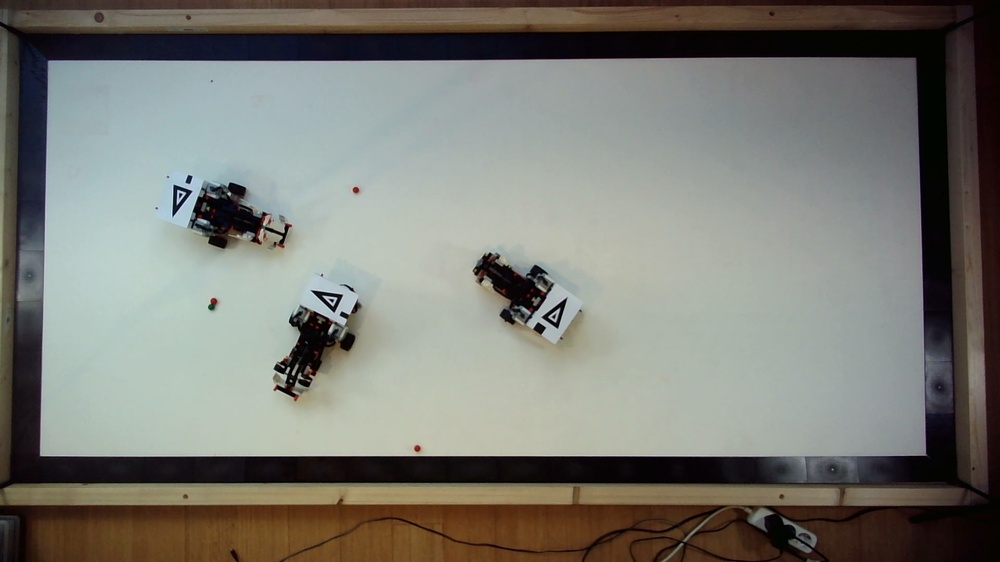
#> input picture position-server/test_images/1516199636.jpg, 1000 x 562 px, shrunk from 1920 x 1080 before the run
$ python -i antoncv.py   (imports and definitions only)   (older library calls are emulated)
#> lines starting #> are read from the running program, lines starting #| are printed output that depends on the picture; after the words box and inside, x2 and y2 are one past the last pixel; in counts of white or black regions, pixels touching at a corner belong together
#> further down, picture is the input picture: shape (562, 1000, 3); mean B, G, R 116.3, 123.4, 123.1
import cv2
import numpy as np
from operator import itemgetter
from linalg import unit_vector

YELLOW = (0, 255, 255)
RED = (0, 0, 255)
PURPLE = (255, 0, 255)
GREEN = (0, 255, 0)
ORANGE = (100, 100, 255)

# [5 lines left out: function pixel, not called in this run]


def adjust_curve(image, factor=2.5):
    # build a lookup table mapping the pixel values [0, 255] to
    # their steepened curve values
    table = np.array([min(255, i*factor)
                      for i in np.arange(0, 256)]).astype("uint8")

    # apply gamma correction using the lookup table
    return cv2.LUT(image, table)


# [83 lines left out: functions find_largest_n_side, sorted_rect, offset_convex_polygon, rect_from_image_size, not called in this run]


def find_nested_triangles(img, threshold=150, threshold_type="simple", depth=2):
#> called with threshold = 150, threshold_type = 'simple', depth = 2
    triangles = []
    img_grey = cv2.cvtColor(img, cv2.COLOR_BGR2GRAY)
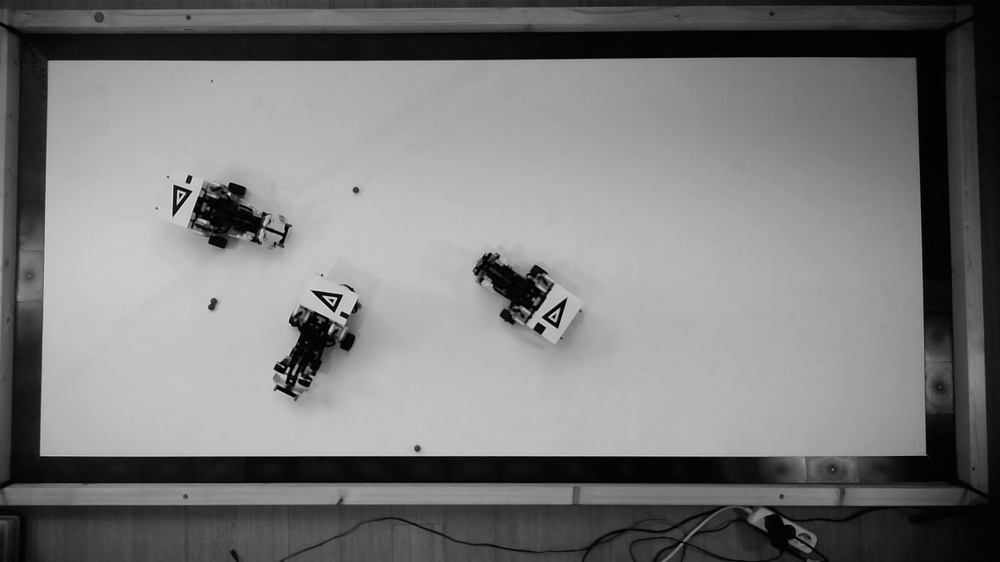
#> img_grey: shape (562, 1000); min 0, max 226, mean 122.5

    if threshold_type == "simple":
        # convert to grayscale and adjust gamma curve
        img_grey = adjust_curve(img_grey, factor=1.4)
#> in adjust_curve, `return cv2.LUT(image, table)`:
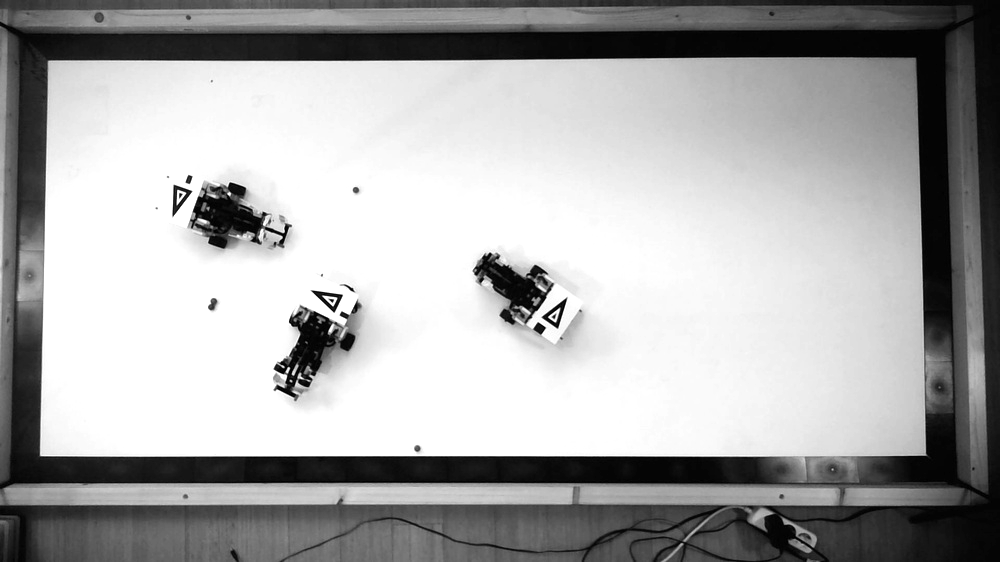
#> returned value: shape (562, 1000); min 0, max 255, mean 168.7
        # Simple adaptive mean thresholding
        values, img_grey = cv2.threshold(img_grey, threshold, 255, cv2.THRESH_BINARY)
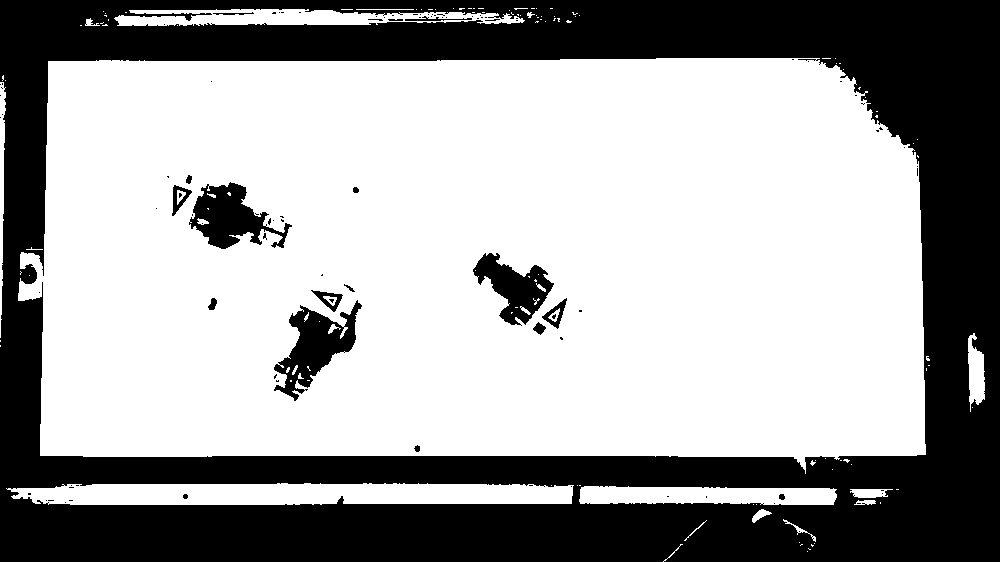
#> img_grey: shape (562, 1000); 63.3% white; 98 black regions (80 under 20 px)
#> values = 150

    elif threshold_type == "otsu":
        values, img_grey = cv2.threshold(img_grey, 0, 255, cv2.THRESH_BINARY + cv2.THRESH_OTSU)

    elif threshold_type == "adaptive":
        img_grey = cv2.adaptiveThreshold(img_grey, 255, cv2.ADAPTIVE_THRESH_GAUSSIAN_C, cv2.THRESH_BINARY, 17, 2)

    elif threshold_type == "canny":
        img_grey = cv2.Canny(img_grey, 50, 150)
        img_grey = cv2.dilate(img_grey, np.ones((2, 2)))
        # img_grey = cv2.dilate(img_grey, np.array([[0,1,0],[1,1,1],[0,1,0]], dtype=np.uint8))

    # Find contours and tree
    img_grey, contours, hierarchy = cv2.findContours(img_grey, cv2.RETR_TREE, cv2.CHAIN_APPROX_SIMPLE)
#> contours = 245 contours, 205 with area under 20; largest, box (x1, y1, x2, y2) and area: (18, 58, 926, 474) 342782, (6, 483, 574, 505) 10392, (114, 9, 525, 26) 4286, (273, 299, 363, 402) 3978, (579, 486, 837, 505) 3950

    # Find triangular contours with at least 2 children. These must be our markers!
    for x in range(0, len(contours)):
        k = x
        c = 0

        # Look for nested triangles
        while (hierarchy[0][k][2] != -1):
            # As long as k has children [2], find that child and look for children again.
            # http://docs.opencv.org/3.1.0/d9/d8b/tutorial_py_contours_hierarchy.html
            k = hierarchy[0][k][2]
            c = c + 1

        if hierarchy[0][k][2] != -1:
            c = c + 1

        if c == depth:
            # To do: also check if it runs *exactly* 2 children deep. and not more.
            # This marker has at least two children. Now let's check if it's a triangle.
            approx = cv2.approxPolyDP(contours[x], cv2.arcLength(contours[x], True) * 0.04, True)
            if len(approx) == 3:
                triangles += [approx]
#> this loop made 245 passes
#> approx on passes 109, 137, 140: [[310, 290], [343, 295], [333, 312]], [[190, 189], [172, 216], [173, 185]], [[200, 188], [245, 186], [284, 247], [208, 244]]
#> triangles on pass 104: [[[566, 297], [557, 329], [541, 316]]]

    return img_grey, triangles


# [75 lines left out: functions find_largest_rectangle_transform, find_blobs, not called in this run]

>>> import cv2
>>> picture = cv2.imread('test_images/1516199636.jpg')
>>> result = find_nested_triangles(picture)

$ run again, on position-server/test_images/1516199653.jpg
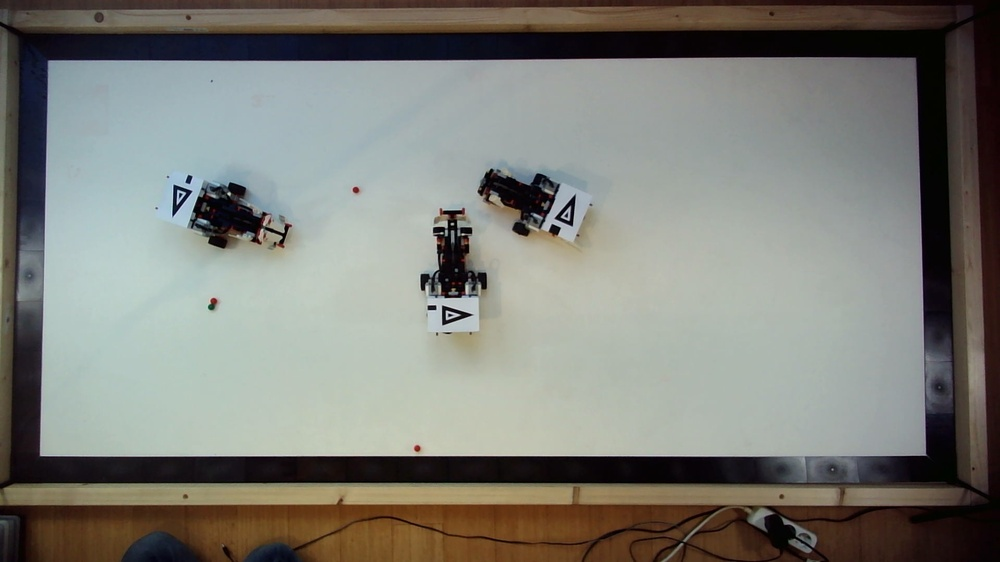
#> input picture position-server/test_images/1516199653.jpg, 1000 x 562 px, shrunk from 1920 x 1080 before the run
#> picture is the input picture: shape (562, 1000, 3); mean B, G, R 119.8, 126.3, 125.8
#> in adjust_curve, `return cv2.LUT(image, table)`:
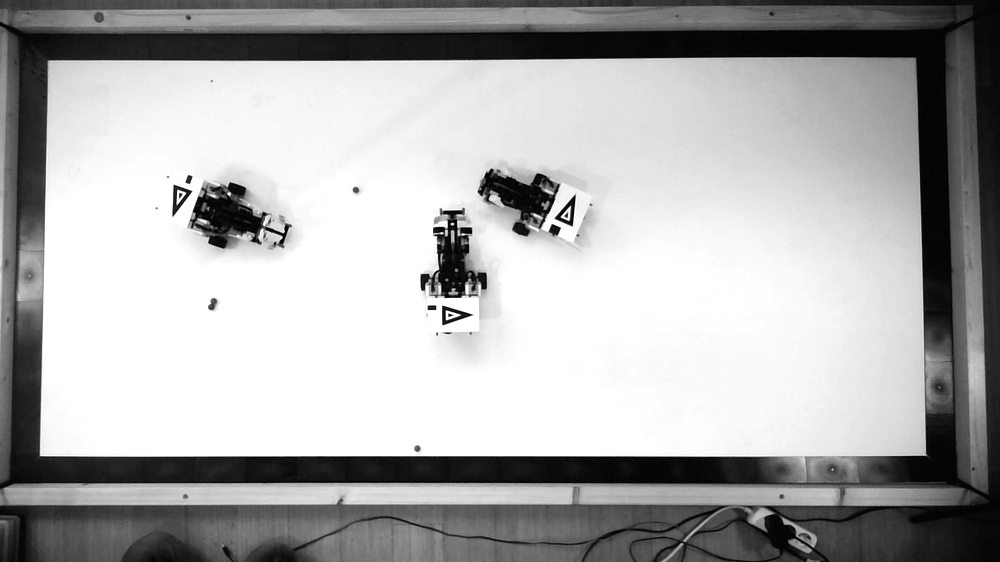
#> returned value: shape (562, 1000); min 0, max 255, mean 172.3
#> in find_nested_triangles, `values, img_grey = cv2.threshold(img_grey, threshold, 255, cv2.THRESH_..`:
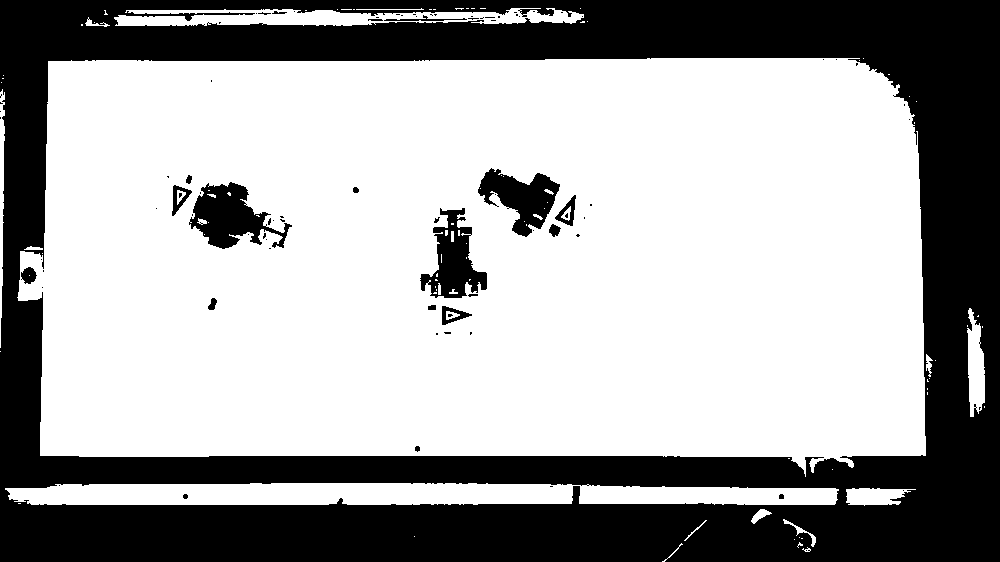
#> img_grey: shape (562, 1000); 64.5% white; 85 black regions (65 under 20 px)
#> values = 150
#> contours = 195 contours, 153 with area under 20; largest, box (x1, y1, x2, y2) and area: (17, 58, 926, 477) 346568, (5, 483, 839, 505) 15158, (114, 8, 584, 26) 4877, (188, 181, 293, 250) 3698, (419, 207, 488, 299) 3290
#> the loop in find_nested_triangles, `for x in range(0, len(contours)):` made 195 passes
#> approx on passes 106, 112: [[575, 194], [570, 226], [554, 217]], [[190, 189], [172, 216], [172, 186]]

$ run again, on position-server/test_images/1516199669.jpg
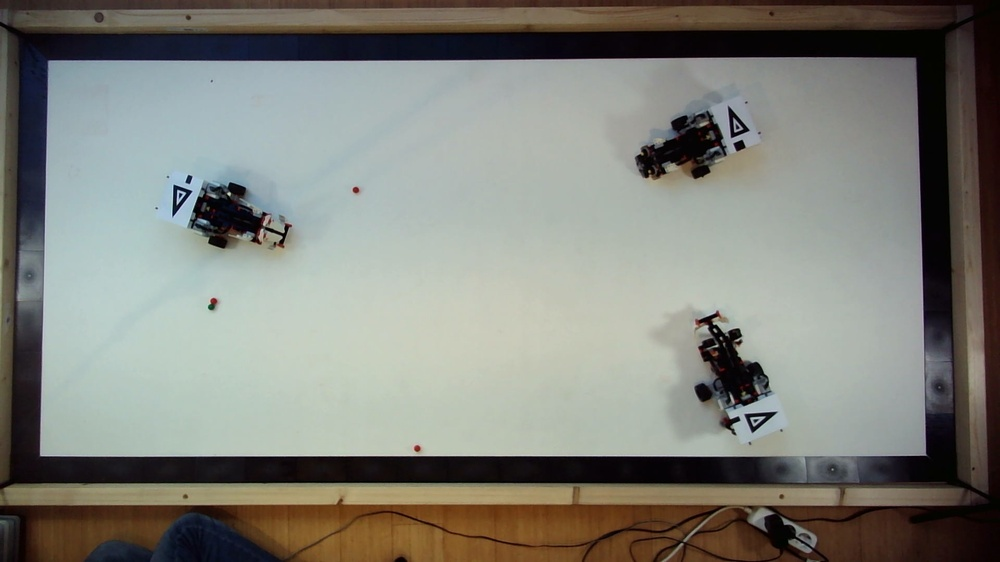
#> input picture position-server/test_images/1516199669.jpg, 1000 x 562 px, shrunk from 1920 x 1080 before the run
#> picture is the input picture: shape (562, 1000, 3); mean B, G, R 121.8, 128.9, 128.1
#> in adjust_curve, `return cv2.LUT(image, table)`:
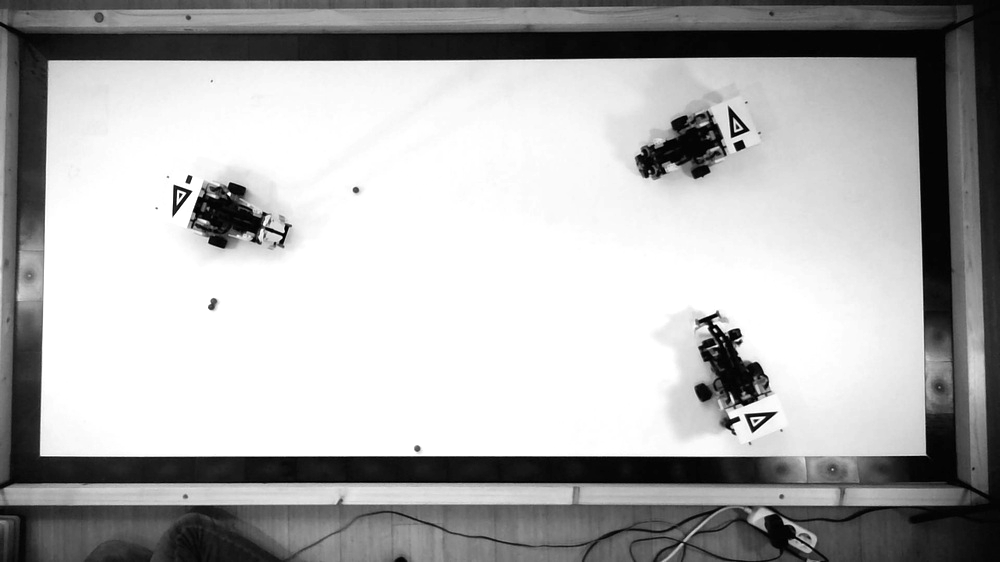
#> returned value: shape (562, 1000); min 0, max 255, mean 174.4
#> in find_nested_triangles, `values, img_grey = cv2.threshold(img_grey, threshold, 255, cv2.THRESH_..`:
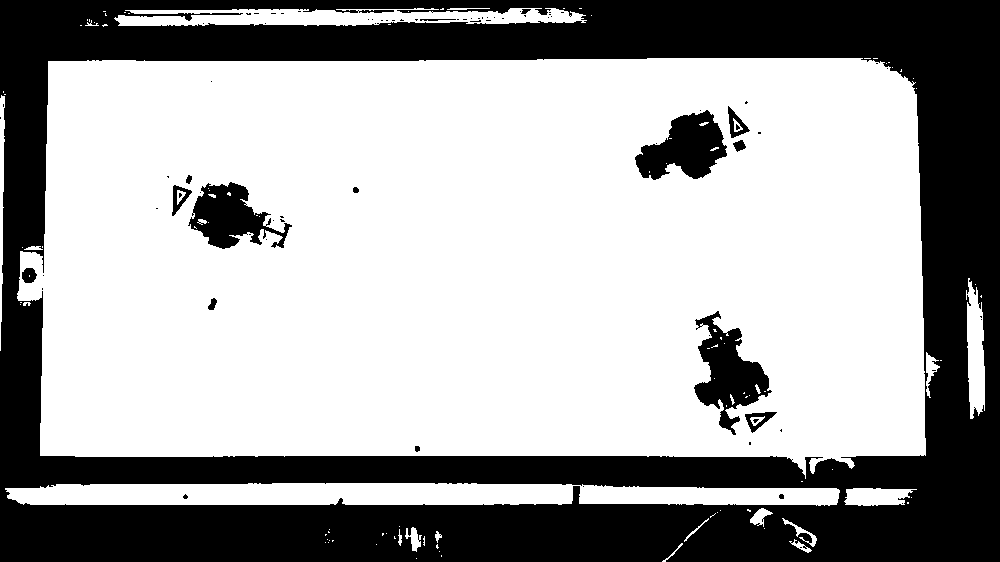
#> img_grey: shape (562, 1000); 64.7% white; 80 black regions (64 under 20 px)
#> values = 150
#> contours = 204 contours, 164 with area under 20; largest, box (x1, y1, x2, y2) and area: (17, 58, 926, 479) 347664, (5, 483, 840, 506) 15328, (114, 8, 587, 26) 5475, (693, 310, 773, 436) 4481, (634, 109, 728, 181) 3994
#> the loop in find_nested_triangles, `for x in range(0, len(contours)):` made 204 passes
#> approx on passes 115, 141: [[190, 189], [172, 216], [172, 186]], [[728, 105], [748, 132], [730, 137]]

$ run again, on position-server/test_images/1516199692.jpg
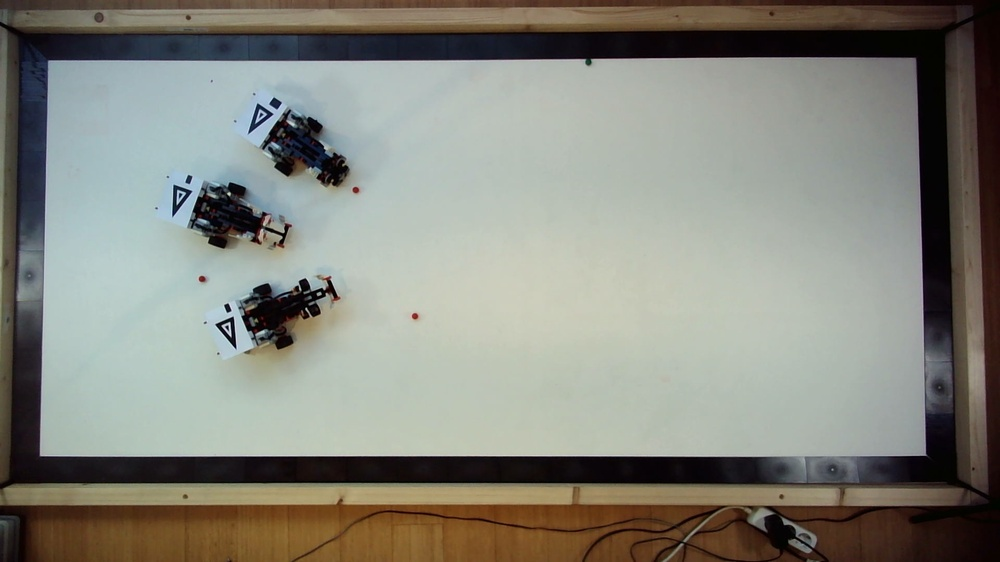
#> input picture position-server/test_images/1516199692.jpg, 1000 x 562 px, shrunk from 1920 x 1080 before the run
#> picture is the input picture: shape (562, 1000, 3); mean B, G, R 124.9, 133.8, 133.4
#> in adjust_curve, `return cv2.LUT(image, table)`:
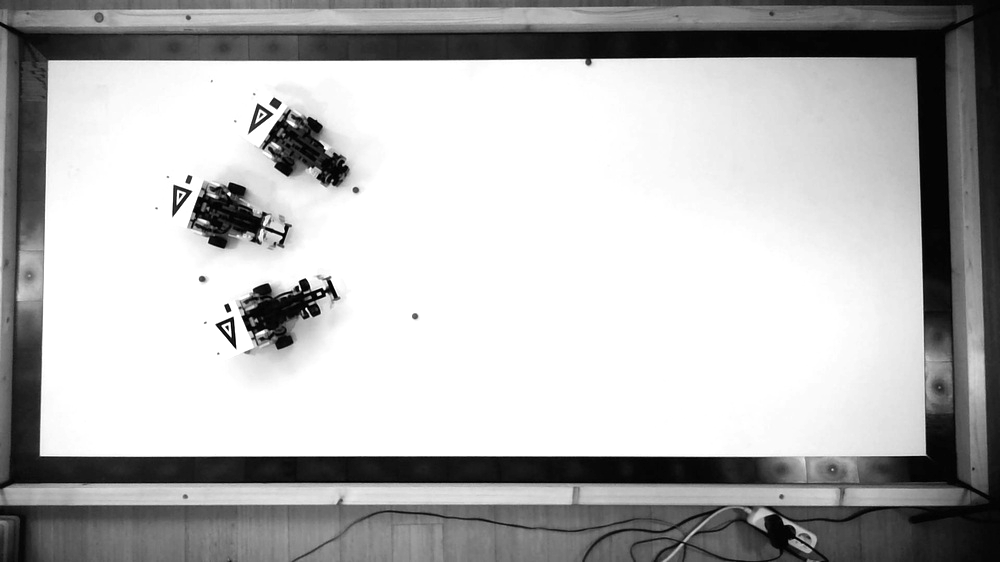
#> returned value: shape (562, 1000); min 0, max 255, mean 180.5
#> in find_nested_triangles, `values, img_grey = cv2.threshold(img_grey, threshold, 255, cv2.THRESH_..`:
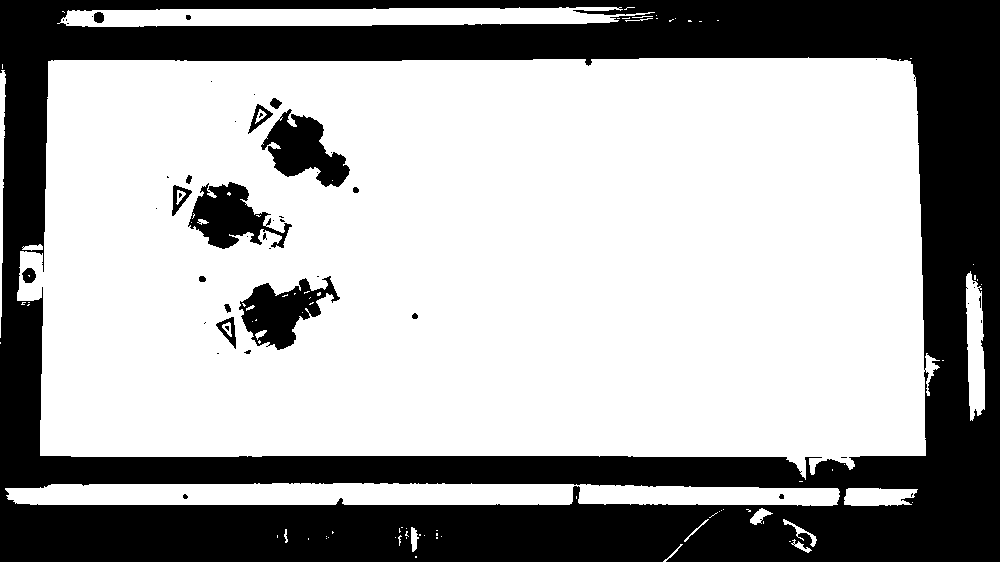
#> img_grey: shape (562, 1000); 65.7% white; 51 black regions (34 under 20 px)
#> values = 150
#> contours = 155 contours, 115 with area under 20; largest, box (x1, y1, x2, y2) and area: (17, 57, 940, 480) 348655, (5, 483, 840, 506) 15590, (57, 7, 655, 27) 8458, (238, 275, 341, 351) 3886, (187, 181, 293, 250) 3712
#> the loop in find_nested_triangles, `for x in range(0, len(contours)):` made 155 passes
#> approx on passes 110, 127: [[190, 189], [172, 216], [172, 186]], [[273, 113], [247, 133], [257, 103]]
